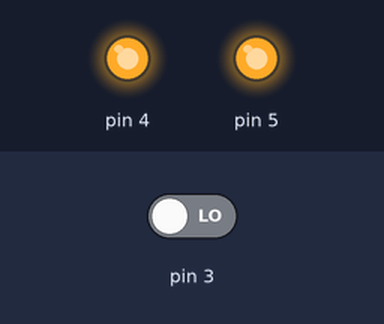
The sketch below on a simulated Arduino Uno, built with avr-gcc and run on an emulated ATmega328P. Shown: output pins drawn as LEDs (lit = HIGH). Inputs (shaded band) come from the test bench; at power-on: pin 3 LOW.

Above: at 18.0 s.
18.1 s: pin 3 driven HIGH
At 21.1 s:
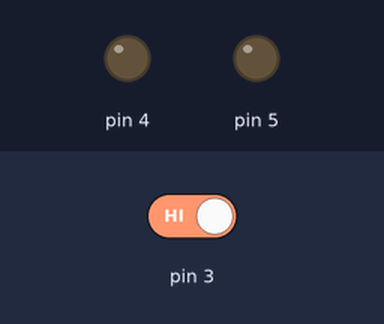
28.6 s: pin 3 driven LOW
At 30.0 s:
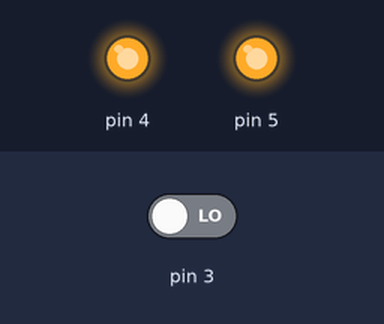
Timing chart, 0 to 41.0 s (numbered marks = the images above; inputs shaded):
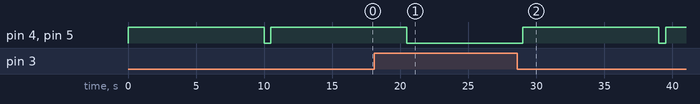

The sketch:

sketch_jan04a.ino
```cpp
int x;
void setup() {
  // put your setup code here, to run once:
pinMode(3, INPUT);
pinMode(4, OUTPUT);
pinMode(5, OUTPUT);
}

void loop() {
  // put your main code here, to run repeatedly:
 x = digitalRead(3);
 if ( x == 1)
 {
  digitalWrite(4, LOW);
  digitalWrite(5, LOW);

 }
 else if (x == 0)
 {
  digitalWrite(4, HIGH );
  digitalWrite(5, HIGH);
  delay(10000);
  digitalWrite(4, LOW);
  digitalWrite(5, LOW);
 }
 delay(500);
}
```

Measured:
- after the input at 18.1 s, pin 4, pin 5: goes on until 20.5 s, then stays LOW
- after the input at 28.6 s, pin 4, pin 5: LOW → HIGH after 0.40 s, → LOW 10.0 s later, → HIGH 0.50 s later
